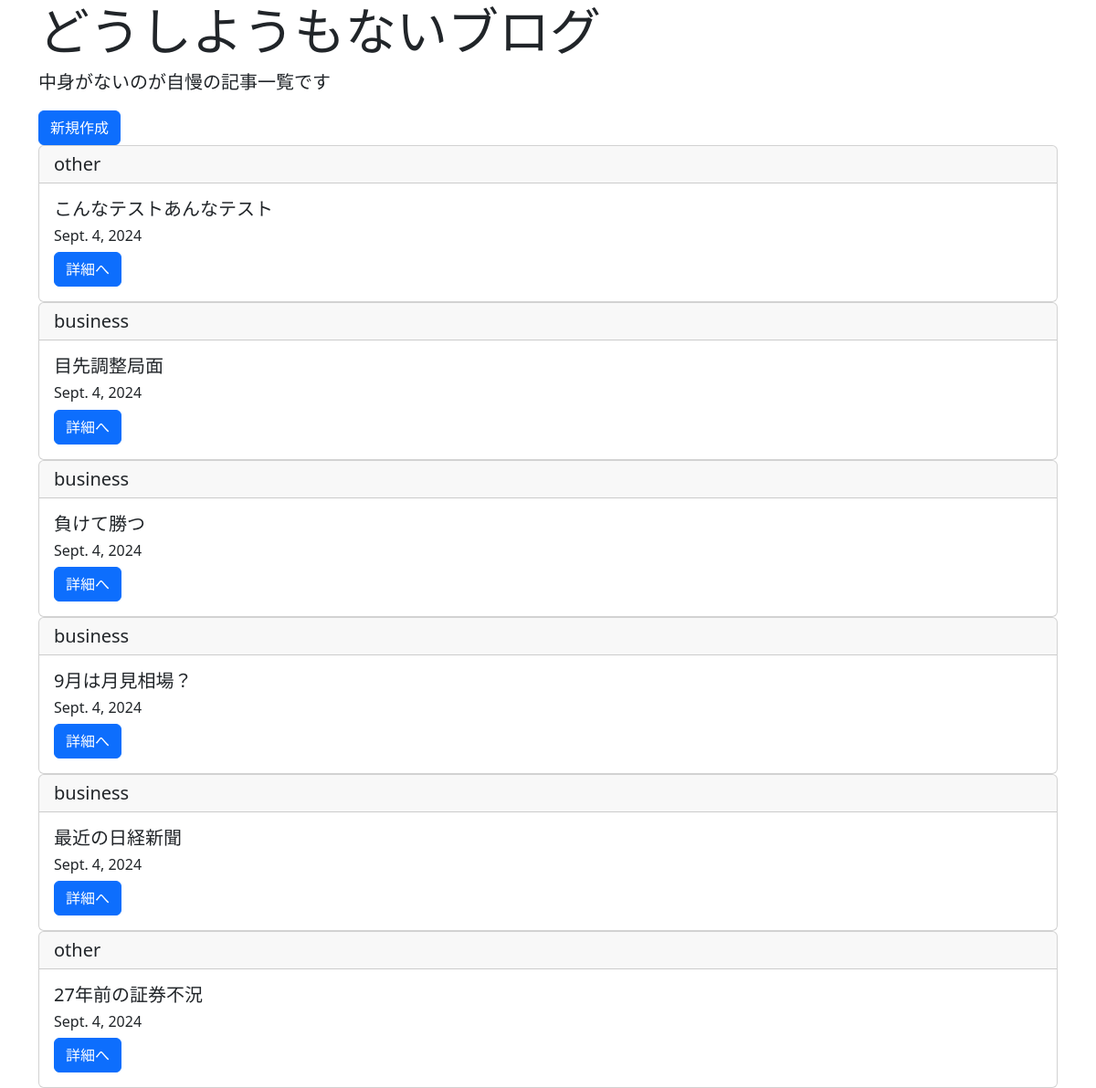
Page /list/ on the committed database.
### blogpost/models.py (models this page shows, shortened)
class BlogModel(models.Model):
    title = models.CharField(max_length=100)
    content = models.TextField()
    postdate = models.DateField(auto_now_add=True)
    category = models.CharField(
        max_length = 50,
        choices = CATEGORY
    )

### blogpost/views.py (the view)
# urls.py: path('list/',BlogList.as_view(),name='list'),
class BlogList(ListView):
    template_name = 'list.html'
    model = BlogModel

### templates/list.html
{% extends 'base.html' %}
{% block header %}
<div class="jumbotron">
  <div class='container'>
    <h1 class="display-4">どうしようもないブログ</h1>
    <p class="lead">中身がないのが自慢の記事一覧です</p>
  </div>
</div>
{% endblock header %}
{% block content %}
    <div class='container'>
      <a href="{% url 'create' %}" class="btn btn-primary">新規作成</a>
      {% for item in object_list %}
      <div class="card">
          <h5 class="card-header">{{ item.category}}</h5>
            <div class="card-body">
              <h5 class="card-title">{{ item.title }}</h5>
              <h6 class="card-title">{{ item.postdate }}</h6>
              <a href="{% url 'detail' item.pk %}" class="btn btn-primary">詳細へ</a>
            </div>
      </div>
      {% endfor %}
  </div>
{% endblock content %}

### templates/base.html (shortened to what this page needs)
<!DOCTYPE html>
<html lang="en">
    <head>
        <link rel="stylesheet" href="https://cdn.jsdelivr.net/npm/bootstrap@5.3.3/dist/css/bootstrap.rtl.min.css">
      </head>
      <body>
        {% block header %}
        {% endblock header %}
        {% block content %}
        {% endblock content %}
</body>
</html>

### rows in the picture
BlogModel: category "other", title "こんなテストあんなテスト", postdate "Sept. 4, 2024"
BlogModel: category "business", title "目先調整局面", postdate "Sept. 4, 2024"
BlogModel: category "business", title "負けて勝つ", postdate "Sept. 4, 2024"
BlogModel: category "business", title "9月は月見相場？", postdate "Sept. 4, 2024"
BlogModel: category "business", title "最近の日経新聞", postdate "Sept. 4, 2024"
BlogModel: category "other", title "27年前の証券不況", postdate "Sept. 4, 2024"
